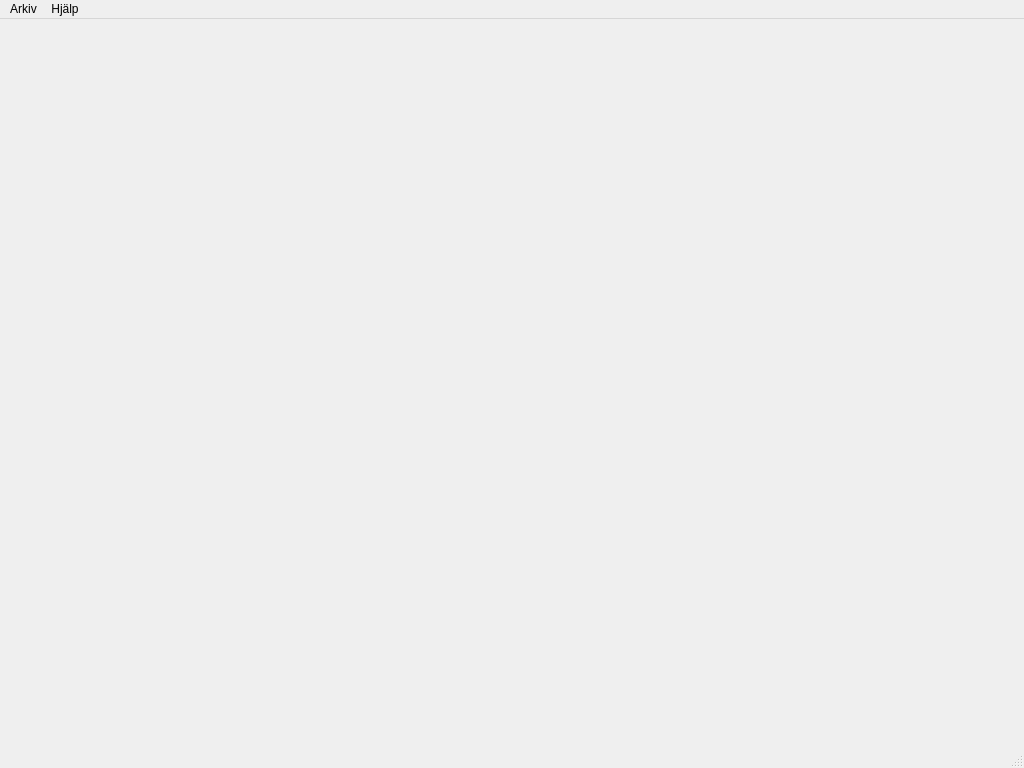
<?xml version="1.0" encoding="UTF-8"?>
<ui version="4.0">
 <class>MainWindow</class>
 <widget class="QMainWindow" name="MainWindow">
  <property name="geometry">
   <rect>
    <x>0</x>
    <y>0</y>
    <width>1024</width>
    <height>768</height>
   </rect>
  </property>
  <property name="windowTitle">
   <string>DarkFTP</string>
  </property>
  <widget class="QWidget" name="centralwidget"/>
  <widget class="QMenuBar" name="menubar">
   <property name="geometry">
    <rect>
     <x>0</x>
     <y>0</y>
     <width>1024</width>
     <height>21</height>
    </rect>
   </property>
   <widget class="QMenu" name="menuFile">
    <property name="title">
     <string>Arkiv</string>
    </property>
    <addaction name="actionConnect"/>
    <addaction name="actionDisconnect"/>
    <addaction name="separator"/>
    <addaction name="actionExit"/>
   </widget>
   <widget class="QMenu" name="menuHelp">
    <property name="title">
     <string>Hjälp</string>
    </property>
    <addaction name="actionAbout"/>
   </widget>
   <addaction name="menuFile"/>
   <addaction name="menuHelp"/>
  </widget>
  <widget class="QStatusBar" name="statusbar"/>
  <action name="actionConnect">
   <property name="text">
    <string>Anslut...</string>
   </property>
  </action>
  <action name="actionDisconnect">
   <property name="text">
    <string>Koppla från</string>
   </property>
  </action>
  <action name="actionExit">
   <property name="text">
    <string>Avsluta</string>
   </property>
  </action>
  <action name="actionAbout">
   <property name="text">
    <string>Om DarkFTP</string>
   </property>
  </action>
 </widget>
 <resources/>
 <connections/>
</ui>
